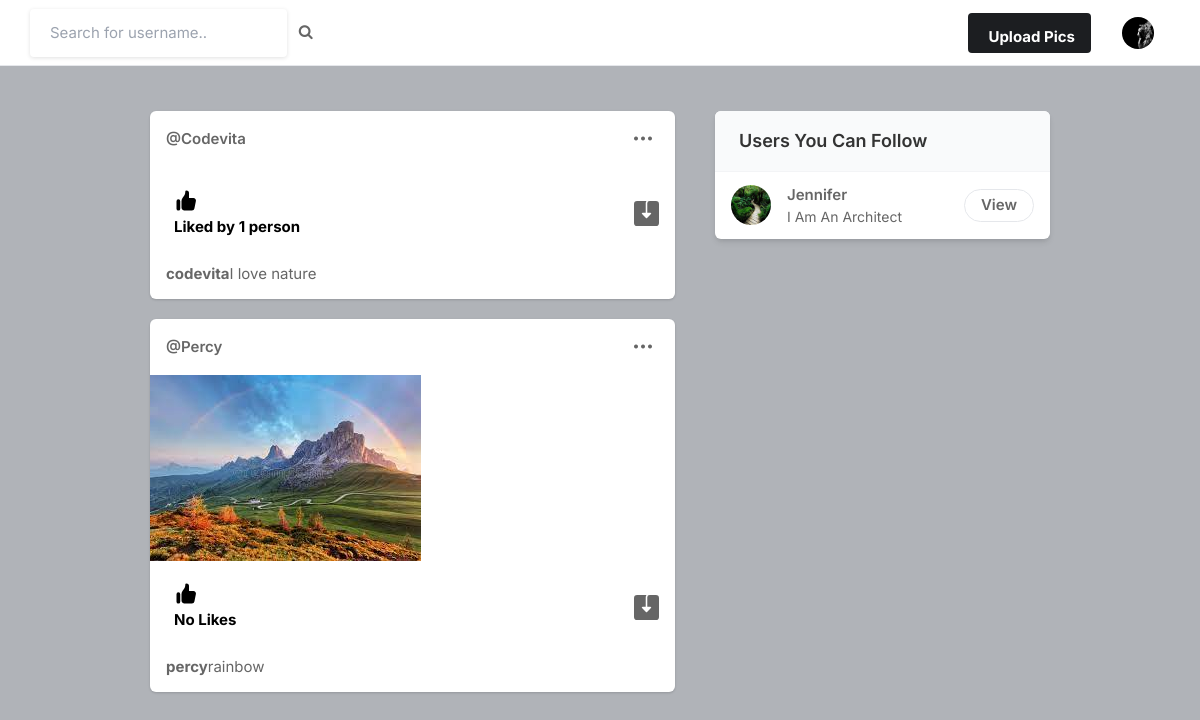
Screenshot of / (signed in) with the database file from the repository.
### core/models.py (models this page shows, shortened)
class Profile(models.Model):
    user = models.ForeignKey(User, on_delete=models.CASCADE)
    id_user = models.IntegerField()
    bio = models.TextField(blank=True)
    profileimg = models.ImageField(upload_to='profile_images', default='blank-profile-picture.png')
    location = models.CharField(max_length=100, blank=True)

class Post(models.Model):
    id = models.UUIDField(primary_key=True, default=uuid.uuid4)
    user = models.CharField(max_length=100)
    image = models.ImageField(upload_to='post_images')
    caption_at = models.TextField()
    created_at = models.DateTimeField(default=datetime.now)
    no_of_likes = models.IntegerField(default=0)

### core/views.py (the view)
# urls.py: path('', views.index, name='index'),
@login_required(login_url='signin')
def index(request):
    user_object = User.objects.get(username=request.user.username)
    user_profile = Profile.objects.get(user=user_object)
    user_following_list = []
    feed = []
    user_following = FollowersCount.objects.filter(follower=request.user.username)
    for users in user_following:
        user_following_list.append(users.user)
    for usernames in user_following_list:
        feed_lists = Post.objects.filter(user=usernames)
        feed.append(feed_lists)
    feed_list = list(chain(*feed))
    all_users = User.objects.all()
    user_following_all = []
    for user in user_following:
        user_list = User.objects.get(username=user.user)
        user_following_all.append(user_list)
    new_suggestions_list = [x for x in list(all_users) if (x not in list(user_following_all))]
    current_user = User.objects.filter(username=request.user.username)
    final_suggestions_list = [x for x in list(new_suggestions_list) if ( x not in list(current_user))]
    random.shuffle(final_suggestions_list)
    username_profile =[]
    username_profile_list = []
    for users in final_suggestions_list:
        username_profile.append(users.id)
    for ids in username_profile:
        profile_lists = Profile.objects.filter(id_user=ids)
        username_profile_list.append(profile_lists)
    suggestions_username_profile_list = list(chain(*username_profile_list))
    return render(request,'index.html', {'user_profile': user_profile, 'posts': feed_list, 'suggestions_username_profile_list': suggestions_username_profile_list[:4]})

### templates/index.html (shortened to what this page needs)
{% load static %}
<!DOCTYPE html>
<html lang="en">
<head>
    <link rel="stylesheet" href="{% static 'assets/css/icons.css' %}">
    <link rel="stylesheet" href="{% static 'assets/css/uikit.css' %}">
    <link rel="stylesheet" href="{% static 'assets/css/style.css' %}">
    <link rel="stylesheet" href="{% static 'assets/css/tailwind.css' %}">
    <link rel="stylesheet" href="https://cdnjs.cloudflare.com/ajax/libs/font-awesome/4.7.0/css/font-awesome.min.css">
</head>
<body>
            <header>
                <div class="header_inner">
                    <form action="/search" method="POST">
                    <div class="left-side">
                            <input type="text" name="username" placeholder="Search for username..">&nbsp; &nbsp;
                            <button type="submit"><i class="fa fa-search fa-1x"></i></button>
                    </div>
                    </form>
                    <div class="right-side lg:pr-4">
                        <a href="#"
                            class="bg-pink-500 flex font-bold hidden hover:bg-pink-600 hover:text-white inline-block items-center lg:block max-h-10 mr-4 px-4 py-2 rounded shado text-white">
                              Upload Pics
                        </a>
                        <a href="#">
                            <img src="{{user_profile.profileimg.url}}" class="header-avatar" alt="">
                        </a>
                    </div>
                </div>
            </header>
            <div class="container m-auto">
                <div class="lg:flex justify-center lg:space-x-10 lg:space-y-0 space-y-5">
                    <div class="space-y-5 flex-shrink-0 lg:w-7/12">
                        {% for post in posts reversed %}
                        <div class="bg-white shadow rounded-md  -mx-2 lg:mx-0">
                            <div class="flex justify-between items-center px-4 py-3">
                                <div class="flex flex-1 items-center space-x-4">
                                    <span class="block capitalize font-semibold "><a href="/profile/{{post.user}}">@{{post.user}}</a></span>
                                </div>
                              <div>
                                <a href="#"> <i class="icon-feather-more-horizontal text-2xl hover:bg-gray-200 rounded-full p-2 transition -mr-1 "></i> </a>
                              </div>
                            </div>
                            <div uk-lightbox>
                                <a href="{{post.image.url}}">
                                    <img src="{{post.image.url}}" alt="">
                                </a>
                            </div>
                            <div class="py-3 px-4 space-y-3">
                                <div class="flex space-x-4 lg:font-bold">
                                    <a href="/like-post?post_id={{post.id}}" class="flex items-center space-x-2">
                                        <div class="p-2 rounded-full text-black">
                                            {% if post.no_of_likes == 0%}
                                            <p>No Likes</p>
                                            {% elif post.no_of_likes == 1 %}
                                            <p>Liked by {{post.no_of_likes}} person</p>
                                            {% else %}
                                            <p>Liked by {{post.no_of_likes}} person</p>
                                            {% endif %}
                                        </div>
                                    </a>
                                    <a href="{{post.image.url}}" class="flex items-center space-x-2 flex-1 justify-end" download>
                                    </a>
                                </div>
                                <p>
                                    <a herf ="/profile/{{post.user}}"><strong>{{post.user}}</strong></a>{{post.caption_at}}
                                </p>
                            </div>
                        </div>
                        {% endfor %}
                    </div>
                    <div class="lg:w-5/12">
                        <div class="bg-white  shadow-md rounded-md overflow-hidden">
                            <div class="bg-gray-50  border-b border-gray-100 flex items-baseline justify-between py-4 px-6 ">
                                <h2 class="font-semibold text-lg">Users You Can Follow</h2>
                            </div>
                            <div class="divide-gray-300 divide-gray-50 divide-opacity-50 divide-y px-4 ">
                                {% for suggestion in suggestions_username_profile_list %}
                                <div class="flex items-center justify-between py-3">
                                    <div class="flex flex-1 items-center space-x-4">
                                        <a href="/profile/{{suggestion.user}}">
                                            <img src="{{suggestion.profileimg.url}}" class="bg-gray-200 rounded-full w-10 h-10">
                                        </a>
                                        <div class="flex flex-col">
                                            <span class="block capitalize font-semibold"> {{suggestion.user}} </span>
                                            <span class="block capitalize text-sm"> {{suggestion.bio}} </span>
                                        </div>
                                    </div>
                                    <a href="/profile/{{suggestion.user}}" class="border border-gray-200 font-semibold px-4 py-1 rounded-full hover:bg-pink-600 hover:text-white hover:border-pink-600 "> View </a>
                                </div>
                                {% endfor %}
                            </div>
                        </div>
                    </div>
                </div>
            </div>
</body>
</html>

### static/assets/css/style.css (style rules this page uses)
body { background-color: #B0B3B8!important; }
button { vertical-align: middle; }
input { height: 48px; line-height: 48px; padding: 0 20px; outline: none; font-size: 15px; color: #808080; max-width: 100%; width: 100%; -webkit-box-sizing: border-box; box-sizing: border-box; display: block; font-weight: 400; opacity: 1; border-radius: 4px; border: none; -webkit-box-shadow: 0 1px 4px 0px rgba(0, 0, 0, 0.12); box-shadow: 0 1px 4px 0px rgba(0, 0, 0, 0.12); }
input[type="text"], input[type="password"], input[type="email"], input[type="number"] { height: 48px; line-height: 48px; padding: 0 20px; outline: none; font-size: 15px; color: #808080; max-width: 100%; width: 100%; -webkit-box-sizing: border-box; box-sizing: border-box; display: block; font-weight: 400; opacity: 1; border-radius: 4px; border: none; -webkit-box-shadow: 0 1px 4px 0px rgba(0, 0, 0, 0.12); box-shadow: 0 1px 4px 0px rgba(0, 0, 0, 0.12); }
input { -webkit-transition: all 0.1s ease-in-out; transition: all 0.1s ease-in-out; }
::placeholder { color: #808080; opacity: 1; }
button { border: none; margin: 0; padding: 0; width: auto; overflow: visible; background: transparent; color: inherit; font: inherit; line-height: normal; cursor: pointer; }
a { color: #be185d; -webkit-transition: 0.3s; transition: 0.3s; outline: none !important; }
button { outline: none !important; }
img { max-width: 100%; }
body { color: #666; font-size: 15px; line-height: 27px; background-color: #f0f2f5; font-family: "Inter", sans-serif; text-transform: none; }
body p { font-size: 15px; line-height: 27px; }
h1, h2, h3, h4, h5, h6 { font-family: "Inter", sans-serif; text-transform: none; }
input[type="text"], input[type="password"], input[type="email"] { font-family: "Inter", sans-serif; text-transform: none; }
button, body .pac-container { font-family: "Inter", sans-serif; text-transform: none; }
h1, h2, h3, h4, h5, h6 { color: #333; font-weight: 500; margin: 0; padding: 0; }
h2 { font-size: 26px; }
b, strong { font-weight: 700 !important; }
@media (min-width: 1024px) { .container { max-width: 900px !important; padding-top: 45px; } }
header { background-color: #fff; left: 0; right: 0; top: 0; z-index: 99; height: 66px; display: -webkit-box; display: -ms-flexbox; display: flex; -webkit-box-align: center; -ms-flex-align: center; align-items: center; border-bottom: 1px solid #e5e7eb; }
header .header_inner { display: -webkit-box; display: -ms-flexbox; display: flex; -webkit-box-align: center; -ms-flex-align: center; align-items: center; max-width: 1090px; margin: auto; width: 100%; max-width: 100% !important; padding: 0 30px; }
header .header_inner .left-side { display: -webkit-box; display: -ms-flexbox; display: flex; -webkit-box-align: center; -ms-flex-align: center; align-items: center; }
header .header_inner .right-side { display: -webkit-box; display: -ms-flexbox; display: flex; -webkit-box-align: center; -ms-flex-align: center; align-items: center; -webkit-box-pack: end; -ms-flex-pack: end; justify-content: flex-end; margin-left: auto; }
header .header_inner .right-side .header-avatar { width: 32px; height: 32px; border-radius: 100%; margin-left: 15px; }

### rows the page displays
Profile: profileimg (picture)
Post: user "Codevita", no_of_likes "1", user "codevita", caption_at "I love nature"
Post: user "Percy", image (picture), no_of_likes "No Likes", user "percy", caption_at "rainbow"
Profile: profileimg (picture), user "Jennifer", bio "I Am An Architect"
